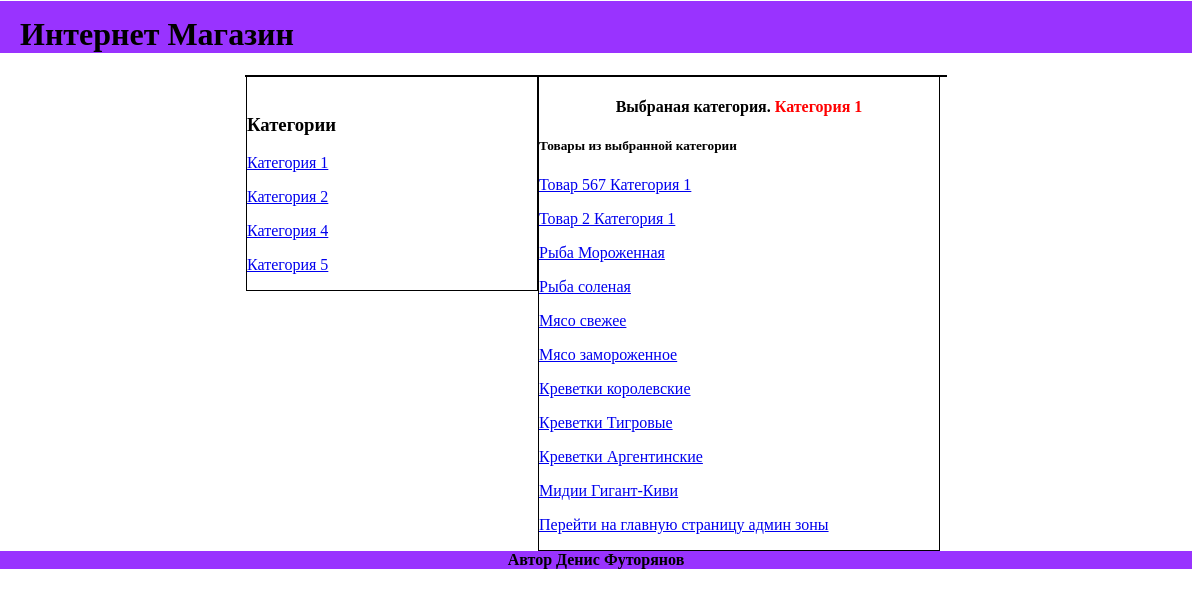
/admin/update_goods.php?id_cat=1&name_cat=Категория 1 (signed in), run on the app's committed database.
### tables this page shows
CREATE TABLE `categories` (
  `id_cat` int(5) NOT NULL,
  `name_cat` varchar(100) NOT NULL
);

CREATE TABLE `goods` (
  `id_good` int(5) NOT NULL,
  `id_cat` int(5) NOT NULL,
  `name_good` varchar(255) NOT NULL,
  `price_good` float NOT NULL
);

### admin/update_goods.php (the view, shortened to what this page needs)
<?php
include 'blocks/header.php';
include_once 'blocks/bd.php';
?>
    <div class="add_cat">
        <div class="add_cat_1">
            &nbsp;      <h3>Категории</h3>
            <?php
            $sql_cat = "SELECT * FROM categories ORDER BY id_cat ASC ";
            $query_cat = mysqli_query($link,$sql_cat) or die("Какая то ошибка");
            while ($row_cat = mysqli_fetch_assoc($query_cat)){
                ?>
                <p><a href="?id_cat=<?=$row_cat['id_cat']?>&name_cat=<?=$row_cat['name_cat']?>"><?=$row_cat['name_cat'];?></a></p>
                <?php
            }
            ?>
        </div>
        <div class="input_cat">
            <?php
            if (isset($_GET['id_cat'])){
                $id_cat = $_GET['id_cat'];
                $name_cat = $_GET['name_cat'];
            ?>
            <h4>Выбраная категория. <span style="color: red";><?=$name_cat?></span></h4>
            <h5>Товары из выбранной категории</h5>
            <?php
              $sql_good = "SELECT * FROM goods WHERE id_cat = '$id_cat'";
              $query_good = mysqli_query($link,$sql_good) or die("Какая то ошибка");
                while ($row_good = mysqli_fetch_assoc($query_good)){
                    ?>
                    <p><a href="?id_good=<?=$row_good['id_good']?>"><?=$row_good['name_good'];?></a></p>
                    <?php
                }
            }
            ?>
            <p><a href="index.php">Перейти на главную страницу админ зоны</a></p>
        </div>
    </div>
<?
require 'blocks/footer.php';
?>

### style.css (style rules this page uses)
body { margin-top: -20px; margin-left: 0; font-family: "Comic Sans MS",cursive; }
h4 { text-align: center; }
.add_cat { width: 700px; margin: 0 auto; border: black thin solid; }
.add_cat_1 { width: 290px; float: left; border:black thin solid ; }
.input_cat { width: 400px; float: left;border: black thin solid; }

### data on the page
categories: name_cat "Категория 1"
categories: name_cat "Категория 2"
categories: name_cat "Категория 4"
categories: name_cat "Категория 5"
goods: name_good "Товар 567 Категория 1"
goods: name_good "Товар 2 Категория 1"
goods: name_good "Рыба Мороженная"
goods: name_good "Рыба соленая"
goods: name_good "Мясо свежее"
goods: name_good "Мясо замороженное"
goods: name_good "Креветки королевские"
goods: name_good "Креветки Тигровые"
goods: name_good "Креветки Аргентинские"
goods: name_good "Мидии Гигант-Киви"

### other printed values
$name_cat "Категория 1"
